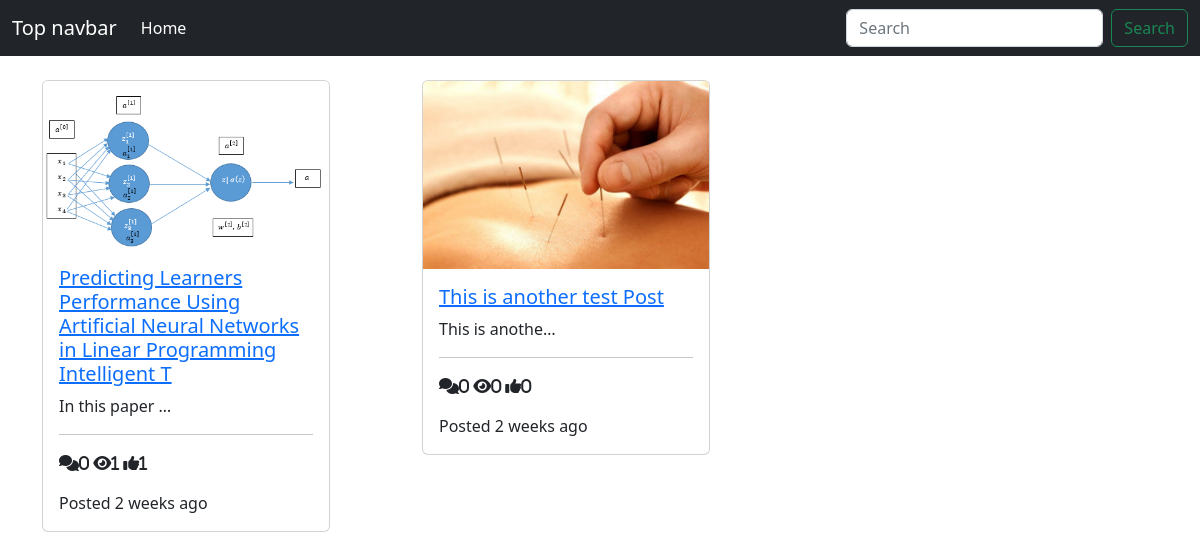
The page / on the database its author committed.
### posts/models.py (models this page shows, shortened)
class Post(models.Model):
    title = models.CharField(max_length=100)
    content = models.TextField()
    thumbnail = models.ImageField()
    publishdate = models.DateTimeField(auto_now_add=True)
    last_updated = models.DateTimeField(auto_now=True)
    author = models.ForeignKey(User, on_delete=models.CASCADE)
    slug = models.SlugField()
    def get_absolute_url(self):
        return reverse('detail', kwargs={
            'slug':self.slug
        })
    @property
    def get_comment_count(self):
        return Comments.objects.filter(post=self).count()
    @property
    def get_view_count(self):
        return self.postview_set.all().count()
    @property
    def get_like_count(self):
        return self.like_set.all().count()

### posts/views.py (the view)
# urls.py: path('', PostListView.as_view(), name='list'),
class PostListView(generic.ListView):
    model = Post

### templates/posts/post_list.html
{% extends "base.html" %}
{% block content %}
<div class="container">
    <div class="row">
    {% for object in object_list %}
        <div class="col-4">
            <a href="{{object.get_absolute_url}}">
                <div class="card" style="width: 18rem;">
                    <img src="{{object.thumbnail.url}}" class="card-img-top" alt="...">
                    <div class="card-body">
                    <h5 class="card-title">
                        <a href="{{object.get_absolute_url}}">{{object.title}}</a></h5>
                    <p class="card-text">{{object.content|truncatechars:15}}</p>
                    <hr />
                    <p>
                        <span class="fa-solid fa-comments ml-2">{{object.get_comment_count}}</span>
                        <span class="fa-solid fa-eye ml-2">{{object.get_view_count}}</span>
                        <span class="fa-solid fa-thumbs-up ml-2">{{object.get_like_count}}</span>
                    </p>
                    <p class="card-text">
                        Posted {{object.publishdate|timesince}} ago
                    </p>
                    </div>
                </div>
            </a>
        </div>
    {% endfor %}
    </div>
</div>
{% endblock content %}

### rows shown on the page
Post: thumbnail (picture), title "Predicting Learners Performance Using Artificial Neural Networks in Linear Programming Intelligent T", content "In this paper …", get_comment_count "0", get_view_count "1", get_like_count "1", publishdate "2 weeks"
Post: thumbnail (picture), title "This is another test Post", content "This is anothe…", get_comment_count "0", get_view_count "0", get_like_count "0", publishdate "2 weeks"
